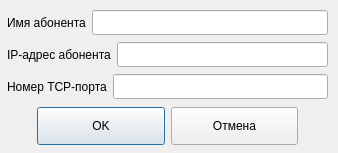
<?xml version="1.0" encoding="UTF-8"?>
<ui version="4.0">
 <class>TWinAddAbonent</class>
 <widget class="QDialog" name="TWinAddAbonent">
  <property name="geometry">
   <rect>
    <x>0</x>
    <y>0</y>
    <width>338</width>
    <height>153</height>
   </rect>
  </property>
  <property name="windowTitle">
   <string>Добавить нового абонента</string>
  </property>
  <property name="windowIcon">
   <iconset resource="IconsForMenu.qrc">
    <normaloff>:/1/Picture/Pic1.ico</normaloff>:/1/Picture/Pic1.ico</iconset>
  </property>
  <widget class="QWidget" name="layoutWidget_2">
   <property name="geometry">
    <rect>
     <x>37</x>
     <y>106</y>
     <width>261</width>
     <height>40</height>
    </rect>
   </property>
   <layout class="QHBoxLayout" name="horizontalLayout_2">
    <item>
     <widget class="QPushButton" name="OKButton">
      <property name="minimumSize">
       <size>
        <width>111</width>
        <height>38</height>
       </size>
      </property>
      <property name="font">
       <font>
        <family>Segoe UI</family>
        <pointsize>9</pointsize>
       </font>
      </property>
      <property name="text">
       <string>OK</string>
      </property>
      <property name="icon">
       <iconset resource="IconsForMenu.qrc">
        <normaloff>:/1/Picture/OKGreen.png</normaloff>:/1/Picture/OKGreen.png</iconset>
      </property>
     </widget>
    </item>
    <item>
     <widget class="QPushButton" name="CancelButton">
      <property name="minimumSize">
       <size>
        <width>111</width>
        <height>38</height>
       </size>
      </property>
      <property name="font">
       <font>
        <family>Segoe UI</family>
        <pointsize>9</pointsize>
       </font>
      </property>
      <property name="text">
       <string>Отмена</string>
      </property>
      <property name="icon">
       <iconset resource="IconsForMenu.qrc">
        <normaloff>:/1/Picture/OKRed.png</normaloff>:/1/Picture/OKRed.png</iconset>
      </property>
     </widget>
    </item>
   </layout>
  </widget>
  <widget class="QWidget" name="">
   <property name="geometry">
    <rect>
     <x>7</x>
     <y>41</y>
     <width>321</width>
     <height>27</height>
    </rect>
   </property>
   <layout class="QHBoxLayout" name="horizontalLayout_5">
    <item>
     <widget class="QLabel" name="label_9">
      <property name="font">
       <font>
        <family>Tahoma</family>
        <pointsize>9</pointsize>
       </font>
      </property>
      <property name="text">
       <string>IP-адрес абонента</string>
      </property>
     </widget>
    </item>
    <item>
     <widget class="QLineEdit" name="EditAddress">
      <property name="minimumSize">
       <size>
        <width>0</width>
        <height>25</height>
       </size>
      </property>
      <property name="maximumSize">
       <size>
        <width>16777215</width>
        <height>25</height>
       </size>
      </property>
      <property name="font">
       <font>
        <family>Segoe UI</family>
        <pointsize>9</pointsize>
       </font>
      </property>
     </widget>
    </item>
   </layout>
  </widget>
  <widget class="QWidget" name="">
   <property name="geometry">
    <rect>
     <x>7</x>
     <y>73</y>
     <width>321</width>
     <height>27</height>
    </rect>
   </property>
   <layout class="QHBoxLayout" name="horizontalLayout_9">
    <item>
     <widget class="QLabel" name="label_13">
      <property name="font">
       <font>
        <family>Tahoma</family>
        <pointsize>9</pointsize>
       </font>
      </property>
      <property name="text">
       <string>Номер TCP-порта</string>
      </property>
     </widget>
    </item>
    <item>
     <widget class="QLineEdit" name="EditPort">
      <property name="minimumSize">
       <size>
        <width>0</width>
        <height>25</height>
       </size>
      </property>
      <property name="maximumSize">
       <size>
        <width>16777215</width>
        <height>25</height>
       </size>
      </property>
      <property name="font">
       <font>
        <family>Segoe UI</family>
        <pointsize>9</pointsize>
       </font>
      </property>
     </widget>
    </item>
   </layout>
  </widget>
  <widget class="QWidget" name="">
   <property name="geometry">
    <rect>
     <x>7</x>
     <y>9</y>
     <width>321</width>
     <height>27</height>
    </rect>
   </property>
   <layout class="QHBoxLayout" name="horizontalLayout_6">
    <item>
     <widget class="QLabel" name="label_10">
      <property name="font">
       <font>
        <family>Tahoma</family>
        <pointsize>9</pointsize>
       </font>
      </property>
      <property name="text">
       <string>Имя абонента</string>
      </property>
     </widget>
    </item>
    <item>
     <widget class="QLineEdit" name="EditName">
      <property name="minimumSize">
       <size>
        <width>0</width>
        <height>25</height>
       </size>
      </property>
      <property name="maximumSize">
       <size>
        <width>16777215</width>
        <height>25</height>
       </size>
      </property>
      <property name="font">
       <font>
        <family>Segoe UI</family>
        <pointsize>9</pointsize>
       </font>
      </property>
     </widget>
    </item>
   </layout>
  </widget>
 </widget>
 <resources>
  <include location="IconsForMenu.qrc"/>
 </resources>
 <connections/>
</ui>
